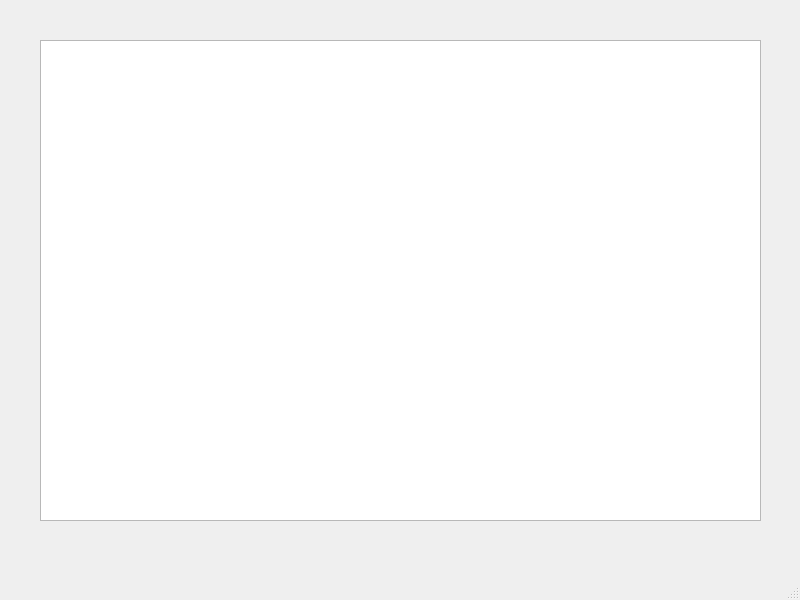
<?xml version="1.0" encoding="UTF-8"?>
<ui version="4.0">
 <class>MainWindow</class>
 <widget class="QMainWindow" name="MainWindow">
  <property name="geometry">
   <rect>
    <x>0</x>
    <y>0</y>
    <width>800</width>
    <height>600</height>
   </rect>
  </property>
  <property name="windowTitle">
   <string>MainWindow</string>
  </property>
  <widget class="QWidget" name="centralwidget">
   <widget class="QTreeView" name="treeView">
    <property name="geometry">
     <rect>
      <x>40</x>
      <y>40</y>
      <width>721</width>
      <height>481</height>
     </rect>
    </property>
   </widget>
  </widget>
  <widget class="QMenuBar" name="menubar">
   <property name="geometry">
    <rect>
     <x>0</x>
     <y>0</y>
     <width>800</width>
     <height>28</height>
    </rect>
   </property>
  </widget>
  <widget class="QStatusBar" name="statusbar"/>
 </widget>
 <resources/>
 <connections/>
</ui>
